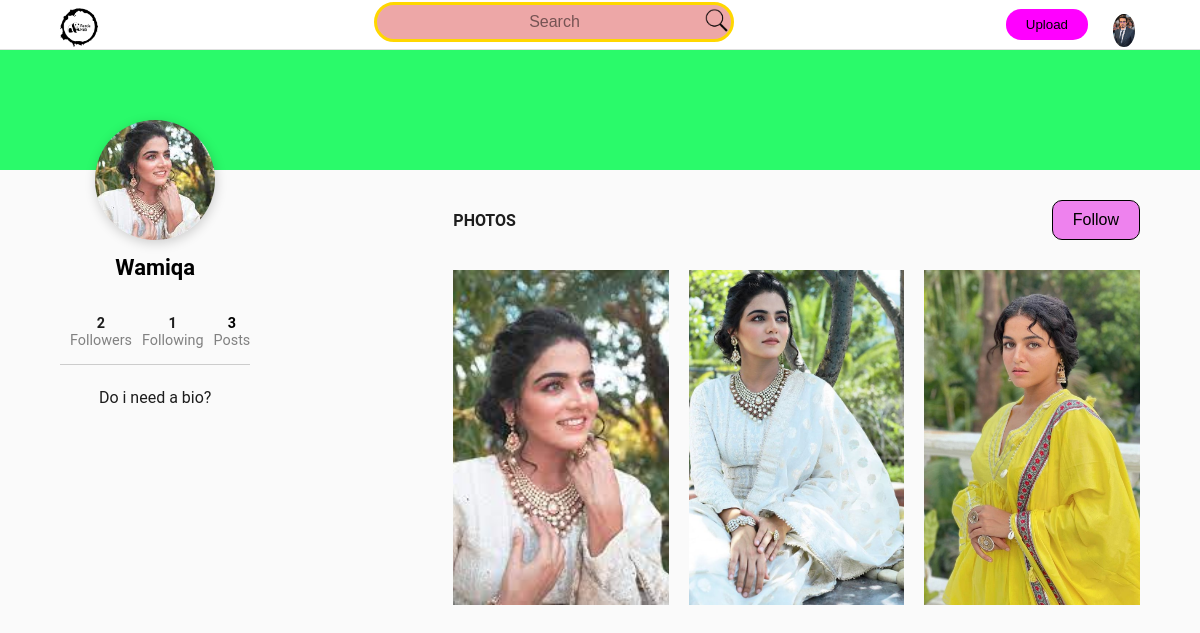
The app's page /profile/Wamiqa (signed in) with its own data.
### core/models.py (models this page shows, shortened)
class Profile(models.Model):
    user = models.ForeignKey(User, on_delete=models.CASCADE)
    id_user = models.IntegerField()
    bio = models.TextField(blank=True)
    profileimg = models.ImageField(upload_to="profile_images", default="noimage.jpg")
    location = models.CharField(max_length=100, blank=True)

class Post(models.Model):
    id = models.UUIDField(primary_key=True, default=uuid.uuid4)
    user = models.CharField(max_length=100)
    image = models.ImageField(upload_to="post_content")
    caption = models.TextField()
    created_at = models.DateTimeField(default=datetime.now)
    no_of_likes = models.IntegerField(default=0)

### core/views.py (the view)
# urls.py: path('profile/<str:pk>', views.profile, name='profile.html'),
@login_required(login_url='signin.html')
def profile(request, pk):
    user_object = User.objects.get(username=pk)
    user_profile = Profile.objects.get(user=user_object)
    user_posts = Post.objects.filter(user=pk)
    user_post_length = len(user_posts)
    logged_user_object = User.objects.get(username=request.user.username)
    logged_user_profile = Profile.objects.get(user=logged_user_object)
    follower = request.user.username
    user = pk
    if FollowersCount.objects.filter(follower=follower, user=user).first():
        button_text = 'Unfollow'
    else:
        button_text = 'Follow'
    user_followers = len(FollowersCount.objects.filter(user=pk))
    user_following = len(FollowersCount.objects.filter(follower=pk))
    context = {
        'user_object': user_object,
        'user_profile': user_profile,
        'user_posts': user_posts,
        'user_post_length': user_post_length,
        'button_text': button_text,
        'user_followers': user_followers,
        'user_following': user_following,
        "logged_user_profile":logged_user_profile,
    }
    return render(request, 'profile.html', context)

### template/profile.html (shortened to what this page needs)
{% load static %}
<!DOCTYPE html>
<html lang="en">
<head>
    <link rel="stylesheet" href="{% static 'assets/profile.css' %}">
    <link rel="stylesheet" href="{% static 'assets/main.css' %}">
</head>
<body>
    <nav class="navbar">
        <div class="nav-wrapper">
            <img src="{%static 'img/logo.png' %}" class="brand-img" style="height: 43px;">
            <div class="search-bar">
                <form action="/search" method="post">
                    <input type="text" name="username" class="search-box" placeholder="Search">
                    <button type="submit"
                        style="border: none; background-color: transparent; margin-left: -35px; margin-top: -5px;"><img
                            src="{%static 'img/Searchicon.png' %}" style="height: 25px; cursor: pointer;"></button>
                </form>
            </div>
            <div class="nav-items">
                <form action="upload" method="post" enctype="multipart/form-data">
                    <input type="button" value="Upload" class="upload-btn" onclick="toggleP()">
                </form>
                <div class="icon user-profile"><img src="{{logged_user_profile.profileimg.url}}" style="width: 22px;
                    border-radius: 50%;
                    background-size: cover;" onclick="toggleD()">
                </div>
            </div>
        </div>
    </nav>
    <div class="header_wrapper">
        <header></header>
        <div class="cols_container">
            <div class="left_col">
                <div class="img_container">
                    <img src="{{user_profile.profileimg.url}}" alt="">
                </div>
                <h2>{{user_profile.user.username}}</h2>
                <form action="/follow" method="POST">
                    <ul class="about">
                        <li style="margin: 0 0 0 10px;"><span>{{user_followers}}</span>Followers</li>
                        <li style="margin: 0 10px;"><span>{{user_following}}</span>Following</li>
                        <li><span>
                                {% if user_post_length == 0 %}
                                <p><b style="color: #000;">0</b></p>
                                {% elif user_post_length == 1 %}
                                <p><b style="color: #000;">{{user_post_length}}</b></p>
                                {% else %}
                                <p><b style="color: #000;">{{user_post_length}}</b></p>
                                {% endif %}
                            </span>Posts</li>
                    </ul>
                    <div class="content">
                        <p>{{user_profile.bio}}</p>
                    </div>
            </div>
            <div class="right_col">
                <nav>
                    <ul>
                        <li><a href="#">Photos</a></li>
                   </ul>
                    {% if user_object.username == user.username %}
                    <a href="/settings" data-ripple=""
                        style="border: 1px solid black; border-radius: 10px; padding: 10px 20px; background-color: violet; color: black; font-size: 1rem; ">Account
                        Settings</a>
                    {% else %}
                    <button type="submit" data-ripple=""
                        style="border: 1px solid black; border-radius: 10px; padding: 10px 20px; background-color: violet; color: black; font-size: 1rem; ">{{button_text}}</button>
                    {% endif %}
                </nav>
                <div class="photos">
                    {% for post in user_posts %}
                    <img src="{{post.image.url}}" alt="">
                    {% endfor %}
                </div>
            </div>
        </div>
    </div>
</body>
</html>

### static/assets/profile.css (style rules this page uses)
body { width: 100%; margin: 0; padding: 0; box-sizing: border-box; min-height: 100vh; font-family: "poppins", 'sans-serif'; }
.about li { display: flex; justify-content: space-between; }
ul { list-style-type: none; margin: 0; padding: 0; display: flex; align-items: center; }
a { text-decoration: none; }
.header_wrapper header { background-color: #2afa6a; width: 100%; min-height: calc(0px + 10vw); }
.header_wrapper .cols_container .left_col { padding: 25px 20px; text-align: center; max-width: 350px; position: relative; margin: 0 auto; }
.header_wrapper .cols_container .left_col .img_container { position: absolute; top: -50px; left: 50%; transform: translateX(-50%); }
.header_wrapper .cols_container .left_col .img_container img { width: 120px; height: 120px; object-fit: cover; border-radius: 50%; display: block; box-shadow: 1px 3px 12px rgba(0,0,0,0.18); }
.header_wrapper .cols_container .left_col h2 { margin-top: 60px; font-weight: 600; font-size: 22px; margin-bottom: 5px; }
.header_wrapper .cols_container .left_col p { font-size: 0.9rem; color: #818181; margin: 0; }
.header_wrapper .cols_container .left_col .about { justify-content: space-between; position: relative; margin: 35px 0; }
.header_wrapper .cols_container .left_col .about li { display: flex; flex-direction: column; color: #818181; font-size: 0.9rem; }
.header_wrapper .cols_container .left_col .about li span { color: #1d1d1d; font-weight: 600; }
.header_wrapper .cols_container .left_col .about::after { position: absolute; content: ""; bottom: -16px; display: block; background: #ccc; height: 1px; width: 100%; }
.header_wrapper .cols_container .content p { font-size: 1rem; color: #1d1d1d; line-height: 1.8rem; }
.header_wrapper .cols_container .right_col nav { display: flex; align-items: center; padding: 30px 0; justify-content: space-between; flex-direction: column; }
.header_wrapper .cols_container .right_col nav ul { display: flex; gap: 20px; flex-direction: column; }
.header_wrapper .cols_container .right_col nav ul li a { text-transform: uppercase; color: #818181; }
.header_wrapper .cols_container .right_col nav ul li:nth-child(1) a { color: #1d1d1d; font-weight: 600; }
.header_wrapper .cols_container .right_col .photos { display: grid; grid-template-columns: repeat(auto-fill, minmax(190px, 1fr)); gap: 20px; }
.header_wrapper .cols_container .right_col .photos img { max-width: 100%; display: block; height: 100%; object-fit: cover; }
@media (min-width: 868px) { .header_wrapper .cols_container { max-width: 1200px; margin: 0 auto; width: 90%; justify-content: space-between; display: grid; grid-template-columns: 1fr 2fr; gap: 50px; } }
@media (min-width: 868px) { .header_wrapper .cols_container .left_col { padding: 25px 0; } }
@media (min-width: 868px) { .header_wrapper .cols_container .right_col nav ul { flex-direction: row; gap: 30px; } }
@media (min-width: 868px) { .header_wrapper .cols_container .right_col .photos { height: 365px; overflow: auto; padding: 0 0 30px ; } }
@media (min-width: 1017px) { .header_wrapper .cols_container .left_col { margin: 0; margin-right: auto; } }
@media (min-width: 1017px) { .header_wrapper .cols_container .right_col nav { flex-direction: row; } }
@media (min-width: 1017px) { .header_wrapper .cols_container .right_col nav button { margin-top: 0; } }

### records on screen
Profile: profileimg (picture)
Profile: profileimg (picture), user.username "Wamiqa", bio "Do i need a bio?"
Post: image (picture)
Post: image (picture)
Post: image (picture)

### other values on screen
{{ user_followers }} "2"
{{ user_following }} "1"
{{ user_post_length }} "3"
{{ button_text }} "Follow"
